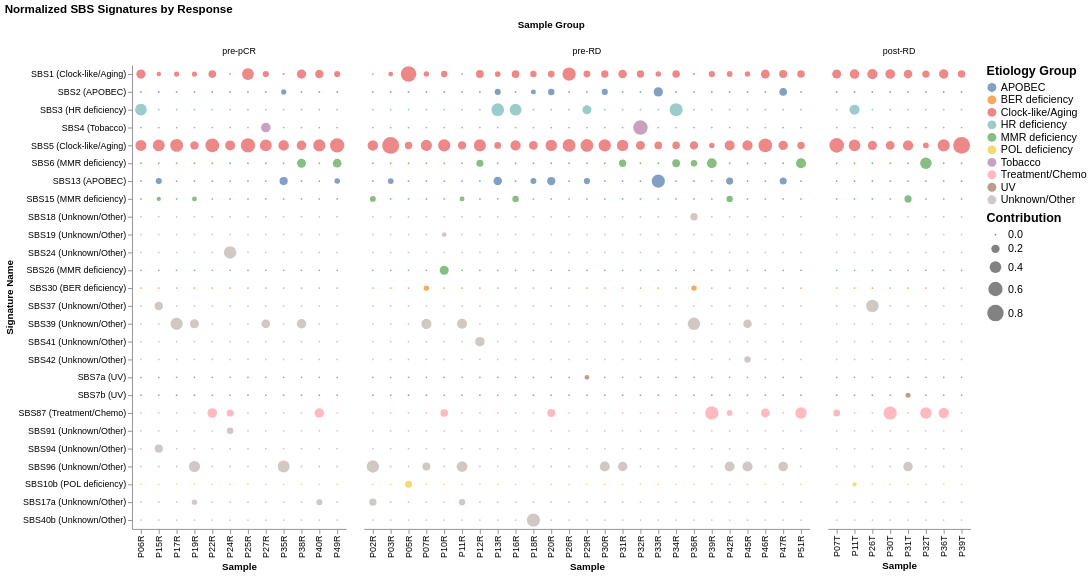

The notebook cell this image was saved under:
### Code cell
# Identify SBS signature columns from the dataframe present in at least 1 sample
signature_order = [col for col in sbs_sigs.columns if col.startswith("SBS") and sbs_sigs[col].sum() != 0]
signature_order.sort(key=lambda x: (len(x), x))

# 2. Define the Mapping based on your table
sbs_mapping_raw = {
    "MMR deficiency": ["SBS6", "SBS14", "SBS15", "SBS20", "SBS21", "SBS26", "SBS44"],
    "POL deficiency": ["SBS10a", "SBS10b", "SBS10c", "SBS10d", "SBS28"],
    "HR deficiency": ["SBS3"],
    "BER deficiency": ["SBS30", "SBS36"],
    "Treatment/Chemo": ["SBS11", "SBS25", "SBS31", "SBS32", "SBS35", "SBS86", "SBS87", "SBS90", "SBS99"],
    "APOBEC": ["SBS2", "SBS13"],
    "Tobacco": ["SBS4", "SBS29", "SBS92", "SBS100", "SBS109"],
    "UV": ["SBS7a", "SBS7b", "SBS7c", "SBS7d", "SBS38"],
    "AA (Aristolochic acid)": ["SBS22a", "SBS22b"],
    "Colibactin": ["SBS88"],
    "Artifact": ["SBS27", "SBS43", "SBS45", "SBS46", "SBS47", "SBS48", "SBS49", "SBS50", 
                 "SBS51", "SBS52", "SBS53", "SBS54", "SBS55", "SBS56", "SBS57", "SBS58", 
                 "SBS59", "SBS60", "SBS95"],
    "Lymphoid": ["SBS9", "SBS84", "SBS85"],
    "Clock-like/Aging": ["SBS1", "SBS5"], # Common signatures not in your table
    "Unknown/Other": ["SBS8", "SBS12", "SBS16", "SBS17a", "SBS17b", "SBS18", "SBS19", 
                      "SBS23", "SBS24", "SBS33", "SBS34", "SBS37", "SBS39", "SBS40a", 
                      "SBS40b", "SBS40c", "SBS41", "SBS42", "SBS89", "SBS91", "SBS93", 
                      "SBS94", "SBS96", "SBS97", "SBS98"]
}

# Flatten the mapping for easy lookup
sbs_to_group = {}
for group, sigs in sbs_mapping_raw.items():
    for sig in sigs:
        sbs_to_group[sig] = group

# Create Descriptions (Using Group + ID)
sbs_descriptions = {}
for sig in signature_order:
    group = sbs_to_group.get(sig, "Other")
    sbs_descriptions[sig] = f"{sig} ({group})"

# Create the name order for sorting the Y-axis
signature_name_order = [sbs_descriptions.get(sig, sig) for sig in signature_order]

# Normalize the data
sbs_sigs_norm = sbs_sigs.copy()
signature_sums = sbs_sigs[signature_order].sum(axis=1)
#signature_sums = signature_sums.replace(0, 1) 
for col in signature_order:
    sbs_sigs_norm[col] = sbs_sigs[col] / signature_sums

# Melt the dataframe
sbs_sigs_long = sbs_sigs_norm.melt(
    id_vars=['patient','plotname', 'timing', 'response', 'sample_group'], # adjust as needed
    value_vars=signature_order,
    var_name='Signature',
    value_name='Value'
)

# Map signatures to their descriptions and groups
sbs_sigs_long['Signature Name'] = sbs_sigs_long['Signature'].map(sbs_descriptions)
sbs_sigs_long['Signature Group'] = sbs_sigs_long['Signature'].map(sbs_to_group).fillna("Other")

# Create the Chart
y_axis = alt.Axis(labelLimit=0, labelOverlap=False)
chart = alt.Chart(sbs_sigs_long).mark_circle().encode(
    x=alt.X('plotname:N', title='Sample'),
    y=alt.Y('Signature Name:N', sort=signature_name_order, axis=y_axis),
    # size=alt.Size('Value:Q', title='Contribution', scale=alt.Scale(range=[0, 400])),
    size=alt.Size('Value:Q', title='Contribution'),
    color=alt.Color('Signature Group:N', title='Etiology Group'),
    tooltip=['patient', 'Signature', 'Value']
)

# Configure the Chart
chart = chart.facet(
    column=alt.Column('sample_group:N', title='Sample Group', sort=['pre-pCR','pre-RD','post-RD'])
).resolve_scale(
    x='independent'
).properties(
    title='Normalized SBS Signatures by Response'
).configure_view(
    stroke=None
).configure_axis(
    grid=False
).configure_legend(
    orient='right',
    labelFontSize=12,
    titleFontSize=14
)

# Display
display(chart)

### Figure 1 — Vega-Lite specification as saved in the notebook (floating-point values rounded to 4 significant figures; data arrays with more than 128 entries replaced by an {"elided": "..."} marker saying what was removed)
{"config": {"view": {"continuousWidth": 300, "continuousHeight": 300, "stroke": null}, "axis": {"grid": false}, "legend": {"labelFontSize": 12, "orient": "right", "titleFontSize": 14}}, "data": {"name": "data-045fb75fb539ac8f6dc2e673cb32b52f"}, "facet": {"column": {"field": "sample_group", "sort": ["pre-pCR", "pre-RD", "post-RD"], "title": "Sample Group", "type": "nominal"}}, "spec": {"mark": {"type": "circle"}, "encoding": {"color": {"field": "Signature Group", "title": "Etiology Group", "type": "nominal"}, "size": {"field": "Value", "title": "Contribution", "type": "quantitative"}, "tooltip": [{"field": "patient", "type": "nominal"}, {"field": "Signature", "type": "nominal"}, {"field": "Value", "type": "quantitative"}], "x": {"field": "plotname", "title": "Sample", "type": "nominal"}, "y": {"axis": {"labelLimit": 0, "labelOverlap": false}, "field": "Signature Name", "sort": ["SBS1 (Clock-like/Aging)", "SBS2 (APOBEC)", "SBS3 (HR deficiency)", "SBS4 (Tobacco)", "SBS5 (Clock-like/Aging)", "SBS6 (MMR deficiency)", "SBS13 (APOBEC)", "SBS15 (MMR deficiency)", "SBS18 (Unknown/Other)", "SBS19 (Unknown/Other)", "SBS24 (Unknown/Other)", "SBS26 (MMR deficiency)", "SBS30 (BER deficiency)", "SBS37 (Unknown/Other)", "SBS39 (Unknown/Other)", "SBS41 (Unknown/Other)", "SBS42 (Unknown/Other)", "SBS7a (UV)", "SBS7b (UV)", "SBS87 (Treatment/Chemo)", "SBS91 (Unknown/Other)", "SBS94 (Unknown/Other)", "SBS96 (Unknown/Other)", "SBS10b (POL deficiency)", "SBS17a (Unknown/Other)", "SBS40b (Unknown/Other)"], "type": "nominal"}}}, "resolve": {"scale": {"x": "independent"}}, "title": "Normalized SBS Signatures by Response", "$schema": "https://vega.github.io/schema/vega-lite/v5.20.1.json", "datasets": {"data-045fb75fb539ac8f6dc2e673cb32b52f": {"elided": "1170 records"}}}
